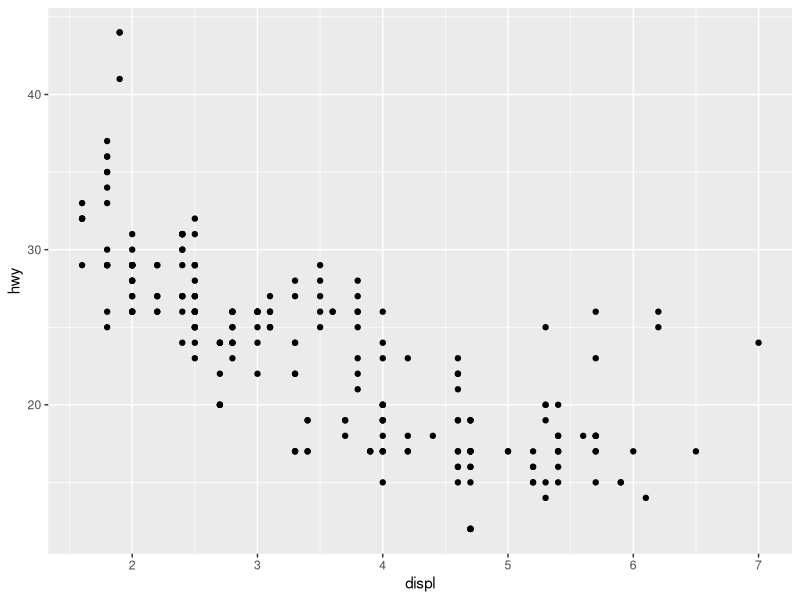
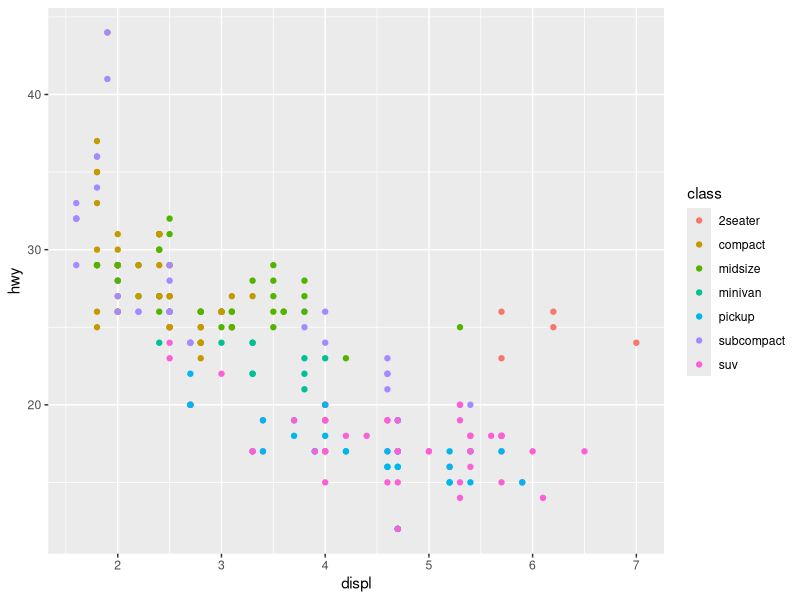
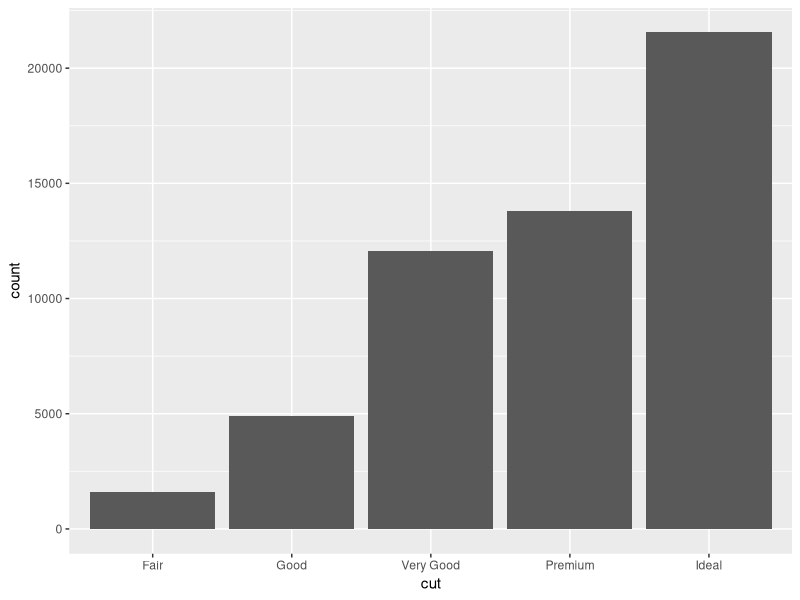
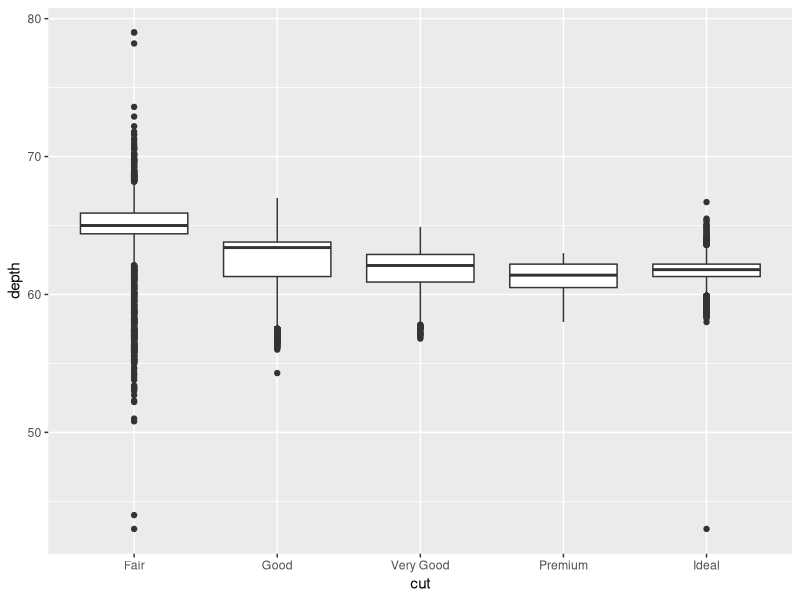
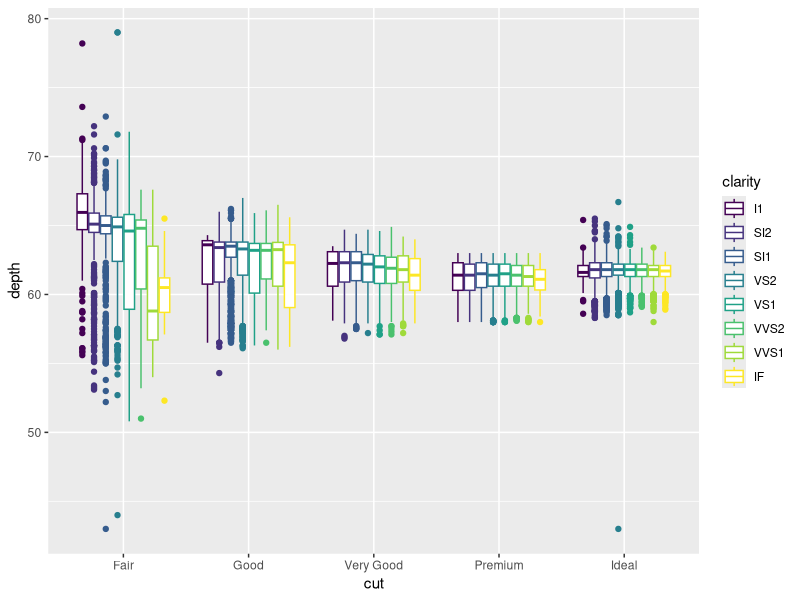
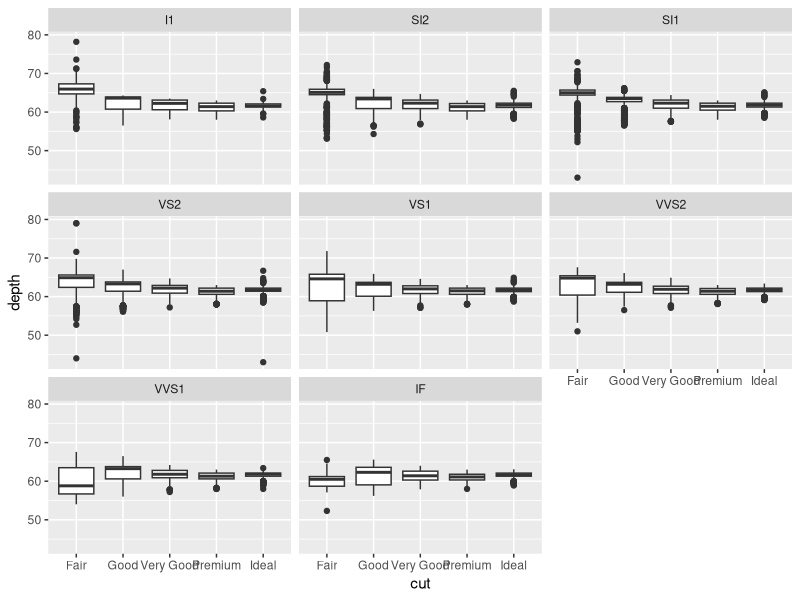

Write R code to recreate these figures, in order.
## ---- chunk 1
knitr::opts_chunk$set(results='hide', fig.path='img/r-lesson-')
## ---- chunk 2
library(tidyverse)
## ---- chunk 3
mpg
## ---- chunk 4
ggplot(data = mpg) + geom_point(mapping = aes(x=displ, y=hwy))
## ---- chunk 5
ggplot(data = mpg) + geom_point(mapping = aes(x=displ, y=hwy, colour=class))
## ---- chunk 6
diamonds
## ---- chunk 7
ggplot(data = diamonds) + 
  geom_bar(mapping = aes(x=cut))
## ---- chunk 8
ggplot(data = diamonds) + 
  geom_boxplot(mapping = aes(x=cut,y=depth))
## ---- chunk 9
ggplot(data = diamonds) + 
  geom_boxplot(mapping = aes(x=cut,y=depth, colour=clarity))
## ---- chunk 10
ggplot(data = diamonds) + 
  geom_boxplot(mapping = aes(x=cut,y=depth)) +
  facet_wrap(~ clarity)
## ---- chunk 11
3 + 5
12 / 7
## ---- chunk 12
weight_kg <- 55
## ---- chunk 13
weight_kg
## ---- chunk 14
seq(1,10)
## ---- chunk 15
my_sequence <- seq(1,10)
